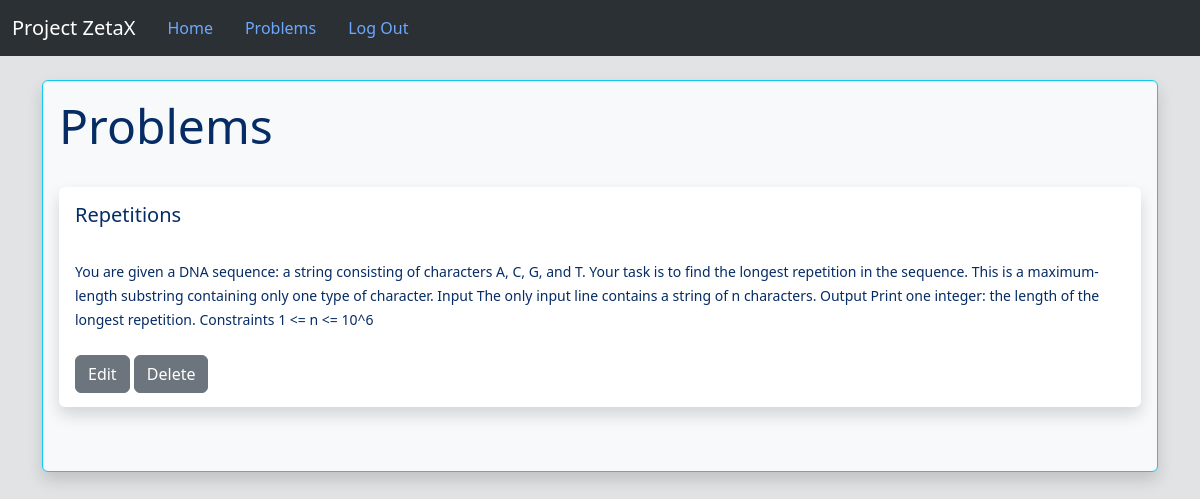
The app's page /show_judge_problems/1 (signed in) with its own data.
### Project/models.py (models this page shows, shortened)
class Problem(db.Model):
    __bind_key = 'problems'
    id = db.Column(db.Integer, primary_key=True)
    title = db.Column(db.String(100), nullable=False)
    description = db.Column(db.String(2000), nullable=False)
    sample_input = db.Column(db.String(100), nullable=False)
    sample_output = db.Column(db.String(100), nullable=False)
    exe_time = db.Column(db.Integer, nullable=False)
    exe_space = db.Column(db.Integer, nullable=False)
    judging_testcases = db.Column(db.String(1000000),nullable=False)
    exp_testcases_output = db.Column(db.String(1000000),nullable=False)
    user_id = db.Column(db.Integer, db.ForeignKey('user.id'))
    submission = db.relationship('Submissions',backref='problem')

### Project/routes.py (the view)
    def wrapped_function_judge(*args,**kwargs):
        if (current_user.is_authenticated) and (current_user.type != 'Judge'):
            flash("Please log in as Judge to access this page",'error')
            return redirect(url_for('home'))
        return inner_func(*args,**kwargs)

### Project/models.py (called while the page is built)
@login_manager.user_loader
def load_user(id):
    return User.query.get(int(id))

### Project/routes.py (called while the page is built)
def judge_required(inner_func):
    def wrapped_function_judge(*args,**kwargs):
        if (current_user.is_authenticated) and (current_user.type != 'Judge'):
            flash("Please log in as Judge to access this page",'error')
            return redirect(url_for('home'))
        return inner_func(*args,**kwargs)
    wrapped_function_judge.__name__ = inner_func.__name__
    return wrapped_function_judge

@app.route('/show_judge_problems/<int:id>',methods=['GET','POST'])
@login_required
@judge_required
def show_judge_problems(id):
    judge = User.query.get_or_404(id)
    return render_template('show_judge_problems.html',problems=judge.problems)

### Project/templates/show_judge_problems.html (shortened to what this page needs)
{% extends 'base.html' %}
{% block content %}
    <br/>
<div class="container-fluid bg-body-tertiary border border-info shadow p-3 mb-5 rounded">
    <h1>Problems</h1>
    <br/>
    {% for problem in problems %}
        <div  class="shadow p-3 mb-5 bg-body rounded" style="max-height: 220px;">
            <h4>{{ problem.title }}</h4><br/>
            <small>{{ problem.description }}</small><br/><br/>
            <a href="/modify_problem/{{problem.id}}" class="btn btn-secondary">Edit</a>
            <a href="/delete_problem/{{problem.id}}" class="btn btn-secondary">Delete</a>
        </div>
    {% endfor %}
</div>
{% endblock %}

### Project/static/CSS/editor-styles.css (style rules this page uses)
:root { --editor-bg: #eee; --editor-border: #3f87a6; }
* { padding: 0; margin: 0; box-sizing: border-box; }
html, body { height: 100%; width: 100%; }

### Project/static/CSS/style-home.css (style rules this page uses)
h1 { font-size: 48px; }
h4 { font-size: 20px; }
a { font-size: 18px; color: #000000; }

### records on screen
Problem: title "Repetitions", description "You are given a DNA sequence: a string consisting of characters A, C, G, and T. Your task is to find the longest repetition in the sequence. This is a maximum-length substring containing only one type of character. Input The only input line contains a string of n characters. Output Print one integer: the length of the longest repetition. Constraints 1 <= n <= 10^6"
